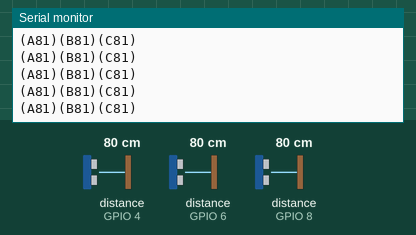
The sketch below on a simulated ESP32. On the bench: the last lines printed to the serial monitor. The inputs (shaded band) are chosen by the test bench; at power-on: distance to the obstacle (sensors on GPIO 4, GPIO 6, GPIO 8) 80 cm. The echo pulse lasts 58.3 µs per cm.

Above: at 1.2 s.
1.3 s: distance to the obstacle (sensor on GPIO 4) set to 2 cm
At 1.47 s:
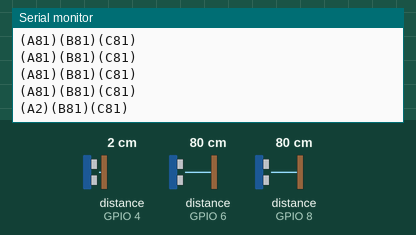
2.8 s: distance to the obstacle (sensor on GPIO 6) set to 2 cm
At 2.85 s:
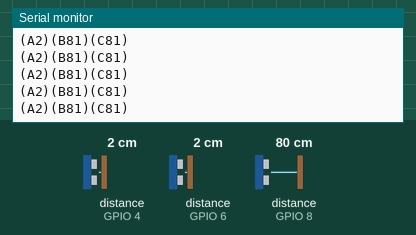
4.3 s: distance to the obstacle (sensor on GPIO 8) set to 2 cm
At 4.34 s:
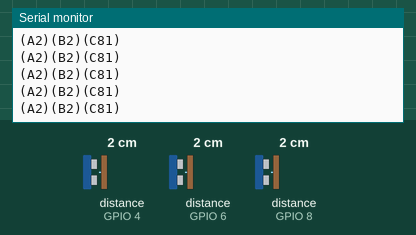
5.8 s: distance to the obstacle (sensor on GPIO 4) set to 4 cm
At 5.82 s:
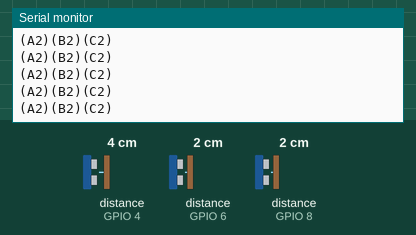
7.3 s: distance to the obstacle (sensor on GPIO 6) set to 4 cm
At 7.31 s:
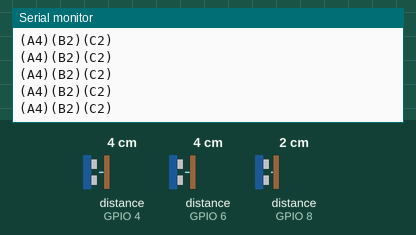
8.8 s: distance to the obstacle (sensor on GPIO 8) set to 4 cm
At 8.89 s:
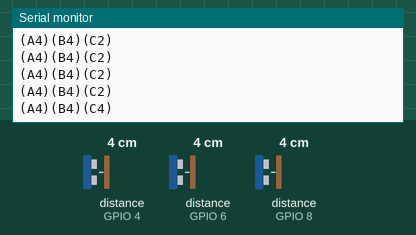
Timing chart, 0 to 11.3 s (numbered marks = the images above; inputs shaded):
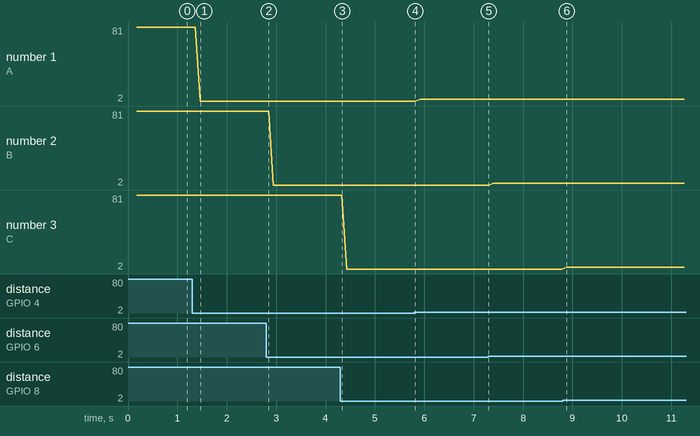

The sketch:

Ping05Sensors_python.ino
```cpp
// ---------------------------------------------------------------------------
// This example code was used to successfully communicate with 15 ultrasonic sensors. You can adjust
// the number of sensors in your project by changing SONAR_NUM and the number of NewPing objects in the
// "sonar" array. You also need to change the pins for each sensor for the NewPing objects. Each sensor
// is pinged at 33ms intervals. So, one cycle of all sensors takes 495ms (33 * 15 = 495ms). The results
// are sent to the "oneSensorCycle" function which currently just displays the distance data. Your project
// would normally process the sensor results in this function (for example, decide if a robot needs to
// turn and call the turn function). Keep in mind this example is event-driven. Your complete sketch needs
// to be written so there's no "delay" commands and the loop() cycles at faster than a 33ms rate. If other
// processes take longer than 33ms, you'll need to increase PING_INTERVAL so it doesn't get behind.
// ---------------------------------------------------------------------------

//adjusted NewPing.h code to get mm instead of cm - GD

#include <NewPing.h>

#define SONAR_NUM     3 // Number or sensors.
#define MAX_DISTANCE 2000 // Maximum distance (in mm) to ping.
#define PING_INTERVAL 33 // Milliseconds between sensor pings (29ms is about the min to avoid cross-sensor echo).

unsigned long pingTimer[SONAR_NUM]; // Holds the times when the next ping should happen for each sensor.
unsigned int cm[SONAR_NUM];         // Where the ping distances are stored.
uint8_t currentSensor = 0;          // Keeps track of which sensor is active.


NewPing sonar[SONAR_NUM] = {     // Sensor object array.
  //NewPing(0, 1, MAX_DISTANCE), // Each sensor's trigger pin, echo pin, and max distance to ping.
  //NewPing(2, 3, MAX_DISTANCE),
  NewPing(5, 4, MAX_DISTANCE),
  NewPing(7, 6, MAX_DISTANCE),
  NewPing(9, 8, MAX_DISTANCE),
  //NewPing(13, 12, MAX_DISTANCE),
  //NewPing(12, 13, MAX_DISTANCE),
  //NewPing(29, 30, MAX_DISTANCE),
  //NewPing(31, 32, MAX_DISTANCE),
  //NewPing(34, 33, MAX_DISTANCE),
  //NewPing(35, 36, MAX_DISTANCE),
  //NewPing(37, 38, MAX_DISTANCE),
  //NewPing(39, 40, MAX_DISTANCE),
  //NewPing(50, 51, MAX_DISTANCE),
  //NewPing(52, 53, MAX_DISTANCE)
};

void setup() {
  Serial.begin(115200);
  pingTimer[0] = millis() + 75;           // First ping starts at 75ms, gives time for the Arduino to chill before starting.
  for (uint8_t i = 1; i < SONAR_NUM; i++) // Set the starting time for each sensor.
    pingTimer[i] = pingTimer[i - 1] + PING_INTERVAL;
}

void loop() {
char inByte = Serial.read(); // read the incoming data
   if (inByte == 1);
     for (uint8_t i = 0; i < SONAR_NUM; i++) { // Loop through all the sensors.
       if (millis() >= pingTimer[i]) {         // Is it this sensor's time to ping?
         pingTimer[i] += PING_INTERVAL * SONAR_NUM;  // Set next time this sensor will be pinged.
         if (i == 0 && currentSensor == SONAR_NUM - 1) oneSensorCycle(); // Sensor ping cycle complete, do something with the results.
         sonar[currentSensor].timer_stop();          // Make sure previous timer is canceled before starting a new ping (insurance).
         currentSensor = i;                          // Sensor being accessed.
         cm[currentSensor] = 0;                      // Make distance zero in case there's no ping echo for this sensor.
         sonar[currentSensor].ping_timer(echoCheck); // Do the ping (processing continues, interrupt will call echoCheck to look for echo).
      }
  }


  // The rest of your code would go here.
}

void echoCheck() { // If ping received, set the sensor distance to array.
  if (sonar[currentSensor].check_timer())
    cm[currentSensor] = sonar[currentSensor].ping_result / US_ROUNDTRIP_CM;
}

void oneSensorCycle() { // Sensor ping cycle complete, do something with the results.
  for (uint8_t i = 0; i < SONAR_NUM; i++) {
    Serial.print("(");
    if (i == 0)
      Serial.print("A");
    if (i == 1)
      Serial.print("B");
    if (i ==2)
      Serial.print("C");
    Serial.print(cm[i]);
    Serial.print(")");
  }
  Serial.println();
}
```

Measured:
- after the input at 1.3 s, the serial monitor: prints a new line after 0.16 s (image 1)
- after the input at 8.8 s, the serial monitor: prints a new line after 0.09 s (image 6)
- plotted number 1: 81 → 2 after the input at 1.3 s, 2 → 4 after the input at 5.8 s
